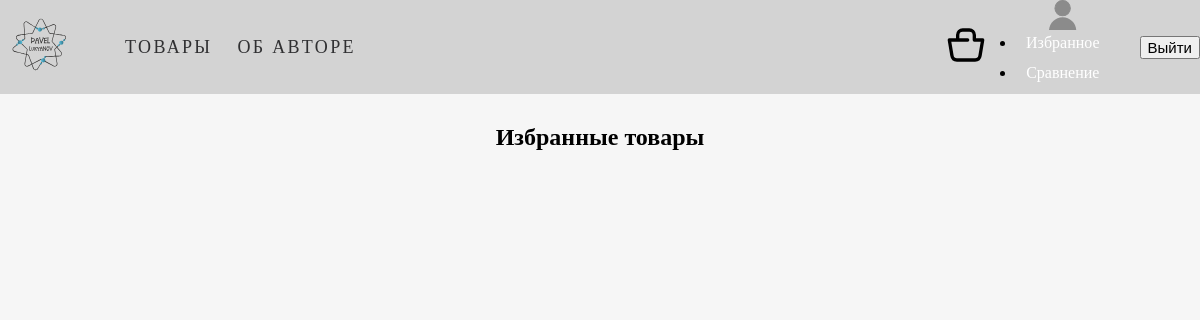
Before: /favourites/ (signed in) with the older database file.
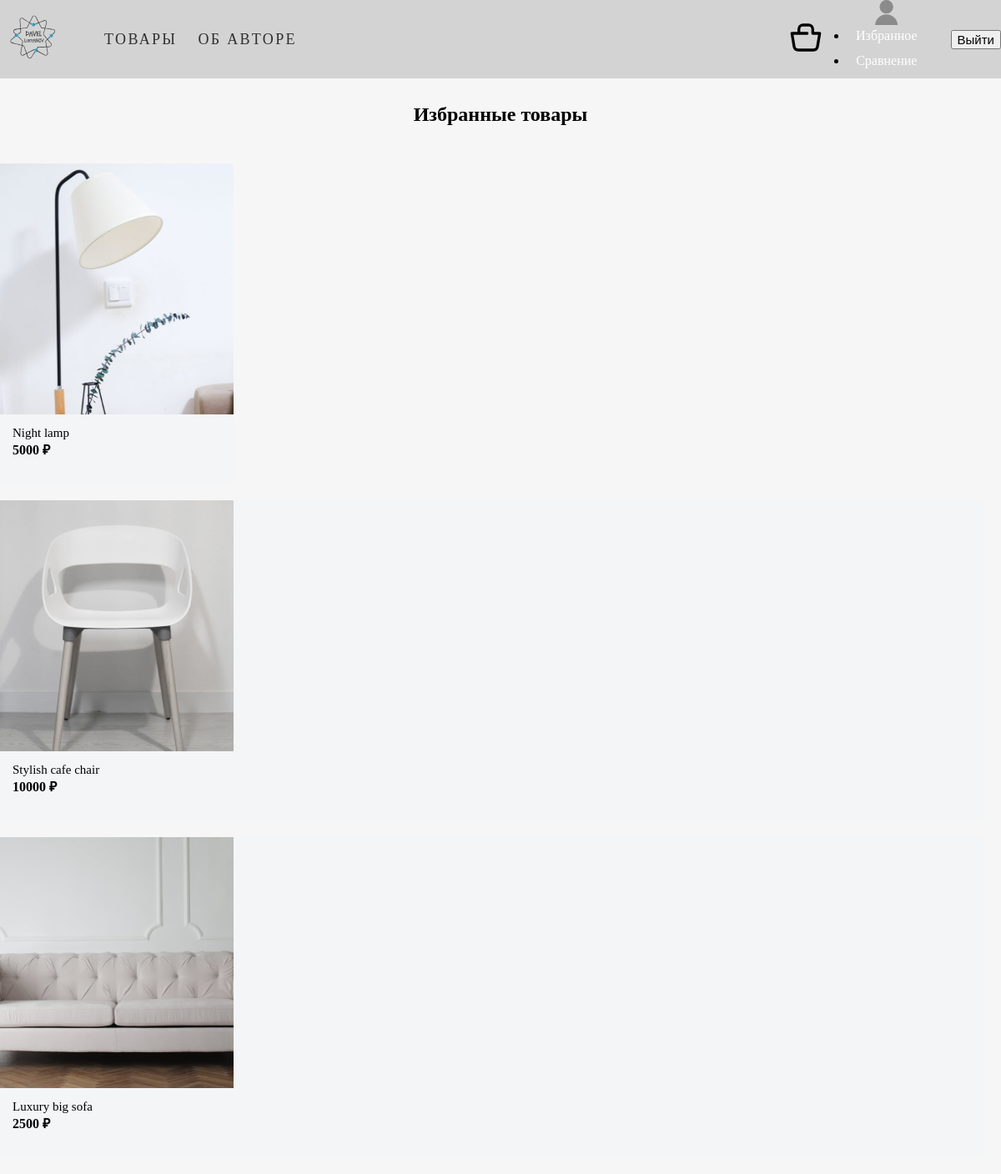
After: the same page with the newer database file.
### favourites/models.py (models this page shows, shortened)
class Favourite(models.Model):
    product = models.CharField(max_length=50, db_index=True, verbose_name='Наименование', null=True)
    description = models.TextField(max_length=350, verbose_name='Описание', null=True)
    img = models.ImageField(upload_to='main_page/images', verbose_name='Изображение', null=True)
    price = models.CharField(max_length=10, verbose_name='Цена', null=True)
    user = models.ForeignKey(User, on_delete=models.CASCADE, null=True)

### favourites/views.py (the view)
# urls.py: path('', views.favourites_product, name='favourites_product'),
def favourites_product(request):
    favourites_item = Favourite.objects.filter(user=request.user)
    return render(request, 'favourites/favourites.html', {'favourites_item': favourites_item})

### templates/favourites/favourites.html (shortened to what this page needs)
{% extends 'main_page/base.html' %}
{% load static %}
{% block css %}
    <link rel="stylesheet" href="{% static 'css/favourites.css' %}">
{% endblock %}
{% block content %}
    <h2>Избранные товары</h2>
    <section class="main-content">
        <div class="favourites-tape container">
            {% for item in favourites_item %}
            <a href="{{ product.get_absolute_url }}">
                <div class="product-card">
                    {% if item.img %}
                    <img src="{{ item.img.url }}" height="301" width="280" alt="Товар">
                    <div class="product-description">
                        <div class="product-info">
                            <p>{{ item.description }}</p>
                            <span><b>{{ item.price }} ₽</b></span>
                        </div>
                    </div>
                    {% else %}
                    <div class="product-description">
                        <h3>{{ item.title }}</h3>
                        <p>{{ item.description }}</p>
                        <span><b>{{ item.price }}</b></span>
                    </div>
                    {% endif %}
                </div>
            </a>
        </div>
        {% endfor %}
    </section>
{% endblock %}

Changed rows visible on the page:
added Favourite: img (picture), description "Night lamp", price "5000"
added Favourite: img (picture), description "Stylish cafe chair", price "10000"
added Favourite: img (picture), description "Luxury big sofa", price "2500"
